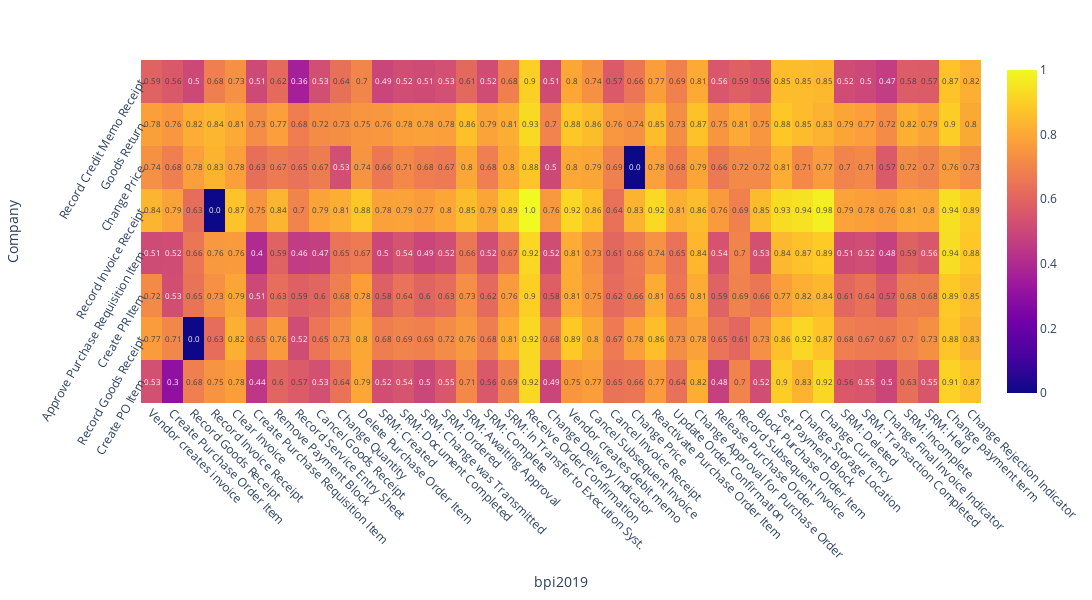

Notebook code for this chart:
### Code cell
distance_bert = Encoding.calculate_embedding_distance(embedding_target_bert, embedding_source_bert, target_act, source_act)
l2_dis_fig_bert = plot_distance_heatmap(distance_bert, target_act, source_act, "L2 distance between event embedding with BERT")

### Figure 1 — Plotly figure (JSON) as saved in the notebook; plotly's stock layout.template omitted (floating-point values rounded to 4 significant figures; data arrays with more than 128 entries replaced by an {"elided": "..."} marker saying what was removed)
{"data": [{"hoverinfo": "x+y+z", "text": {"elided": "8x40 str values"}, "texttemplate": "%{text}", "type": "heatmap", "x": ["Vendor creates invoice", "Create Purchase Order Item", "Record Goods Receipt", "Record Invoice Receipt", "Clear Invoice", "Create Purchase Requisition Item", "Remove Payment Block", "Record Service Entry Sheet", "Cancel Goods Receipt", "Change Quantity", "Delete Purchase Order Item", "SRM: Created", "SRM: Document Completed", "SRM: Change was Transmitted", "SRM: Ordered", "SRM: Awaiting Approval", "SRM: Complete", "SRM: In Transfer to Execution Syst.", "Receive Order Confirmation", "Change Delivery Indicator", "Vendor creates debit memo", "Cancel Subsequent Invoice", "Cancel Invoice Receipt", "Change Price", "Reactivate Purchase Order Item", "Update Order Confirmation", "Change Approval for Purchase Order", "Release Purchase Order", "Record Subsequent Invoice", "Block Purchase Order Item", "Set Payment Block", "Change Storage Location", "Change Currency", "SRM: Deleted", "SRM: Transaction Completed", "Change Final Invoice Indicator", "SRM: Incomplete", "SRM: Held", "Change payment term", "Change Rejection Indicator"], "y": ["Create PO Item", "Record Goods Receipt", "Create PR Item", "Approve Purchase Requisition Item", "Record Invoice Receipt", "Change Price", "Goods Return", "Record Credit Memo Receipt"], "z": {"elided": "8x40 float values"}}], "layout": {"height": 600, "legend": {"font": {"color": "black", "family": "sans-serif", "size": 12}, "traceorder": "normal", "x": 1, "y": 0.8}, "margin": {"b": 30, "l": 50, "r": 100, "t": 60}, "plot_bgcolor": "rgba(0, 0, 0, 0)", "title": {"text": ""}, "width": 1200, "xaxis": {"autorange": true, "range": [-0.5, 39.5], "tickangle": 45, "title": {"text": "bpi2019"}, "type": "category"}, "yaxis": {"autorange": true, "range": [-0.5, 7.5], "tickangle": -60, "title": {"text": "Company"}, "type": "category"}}}
